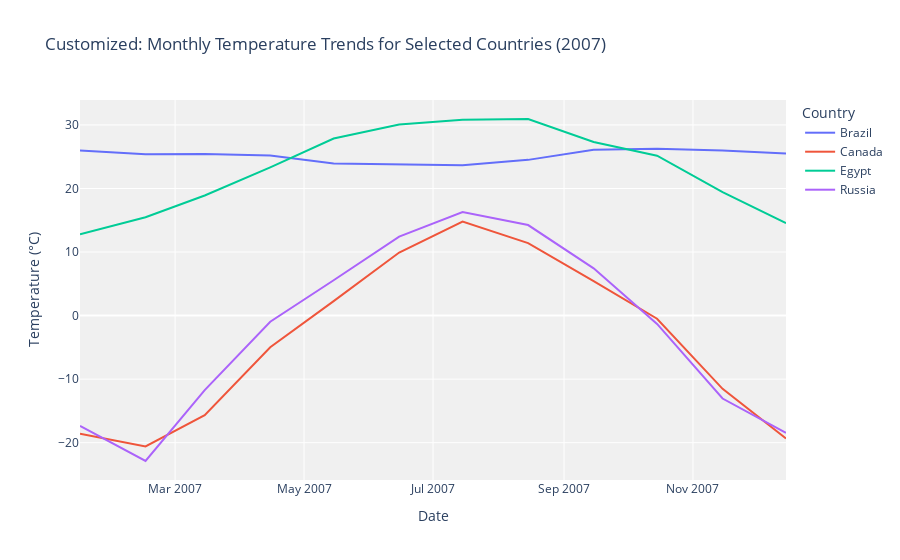

Notebook code for this chart:
### Code cell
# Compare monthly temperature trends for selected countries in 2007
selected_countries = ['Canada', 'Brazil', 'Egypt', 'Russia']
df_selected = df_2007[df_2007['Entity'].isin(selected_countries)]
fig = px.line(df_selected, x='Day', y='Monthly average',
              color='Entity',
              title='Customized: Monthly Temperature Trends for Selected Countries (2007)',
              labels={'Monthly average': 'Temperature (°C)', 'Day': 'Date'})
fig.update_layout(legend_title_text='Country',
                  plot_bgcolor='rgba(240,240,240,0.95)')
fig.show()

### Figure 1 — Plotly figure (JSON) as saved in the notebook; plotly's stock layout.template omitted (floating-point values rounded to 4 significant figures)
{"data": [{"hovertemplate": "Entity=Brazil<br>Date=%{x}<br>Temperature (°C)=%{y}<extra></extra>", "legendgroup": "Brazil", "line": {"color": "#636efa", "dash": "solid"}, "marker": {"symbol": "circle"}, "mode": "lines", "name": "Brazil", "orientation": "v", "showlegend": true, "type": "scatter", "x": ["2007-01-15T00:00:00.000000000", "2007-02-15T00:00:00.000000000", "2007-03-15T00:00:00.000000000", "2007-04-15T00:00:00.000000000", "2007-05-15T00:00:00.000000000", "2007-06-15T00:00:00.000000000", "2007-07-15T00:00:00.000000000", "2007-08-15T00:00:00.000000000", "2007-09-15T00:00:00.000000000", "2007-10-15T00:00:00.000000000", "2007-11-15T00:00:00.000000000", "2007-12-15T00:00:00.000000000"], "xaxis": "x", "y": [25.97, 25.39, 25.43, 25.18, 23.94, 23.77, 23.66, 24.5, 26.08, 26.24, 25.97, 25.49], "yaxis": "y"}, {"hovertemplate": "Entity=Canada<br>Date=%{x}<br>Temperature (°C)=%{y}<extra></extra>", "legendgroup": "Canada", "line": {"color": "#EF553B", "dash": "solid"}, "marker": {"symbol": "circle"}, "mode": "lines", "name": "Canada", "orientation": "v", "showlegend": true, "type": "scatter", "x": ["2007-01-15T00:00:00.000000000", "2007-02-15T00:00:00.000000000", "2007-03-15T00:00:00.000000000", "2007-04-15T00:00:00.000000000", "2007-05-15T00:00:00.000000000", "2007-06-15T00:00:00.000000000", "2007-07-15T00:00:00.000000000", "2007-08-15T00:00:00.000000000", "2007-09-15T00:00:00.000000000", "2007-10-15T00:00:00.000000000", "2007-11-15T00:00:00.000000000", "2007-12-15T00:00:00.000000000"], "xaxis": "x", "y": [-18.61, -20.59, -15.67, -4.99, 2.282, 9.917, 14.79, 11.4, 5.441, -0.4912, -11.53, -19.32], "yaxis": "y"}, {"hovertemplate": "Entity=Egypt<br>Date=%{x}<br>Temperature (°C)=%{y}<extra></extra>", "legendgroup": "Egypt", "line": {"color": "#00cc96", "dash": "solid"}, "marker": {"symbol": "circle"}, "mode": "lines", "name": "Egypt", "orientation": "v", "showlegend": true, "type": "scatter", "x": ["2007-01-15T00:00:00.000000000", "2007-02-15T00:00:00.000000000", "2007-03-15T00:00:00.000000000", "2007-04-15T00:00:00.000000000", "2007-05-15T00:00:00.000000000", "2007-06-15T00:00:00.000000000", "2007-07-15T00:00:00.000000000", "2007-08-15T00:00:00.000000000", "2007-09-15T00:00:00.000000000", "2007-10-15T00:00:00.000000000", "2007-11-15T00:00:00.000000000", "2007-12-15T00:00:00.000000000"], "xaxis": "x", "y": [12.79, 15.48, 18.89, 23.32, 27.85, 30.05, 30.79, 30.93, 27.32, 25.15, 19.43, 14.54], "yaxis": "y"}, {"hovertemplate": "Entity=Russia<br>Date=%{x}<br>Temperature (°C)=%{y}<extra></extra>", "legendgroup": "Russia", "line": {"color": "#ab63fa", "dash": "solid"}, "marker": {"symbol": "circle"}, "mode": "lines", "name": "Russia", "orientation": "v", "showlegend": true, "type": "scatter", "x": ["2007-01-15T00:00:00.000000000", "2007-02-15T00:00:00.000000000", "2007-03-15T00:00:00.000000000", "2007-04-15T00:00:00.000000000", "2007-05-15T00:00:00.000000000", "2007-06-15T00:00:00.000000000", "2007-07-15T00:00:00.000000000", "2007-08-15T00:00:00.000000000", "2007-09-15T00:00:00.000000000", "2007-10-15T00:00:00.000000000", "2007-11-15T00:00:00.000000000", "2007-12-15T00:00:00.000000000"], "xaxis": "x", "y": [-17.35, -22.88, -11.73, -0.9743, 5.563, 12.42, 16.29, 14.24, 7.433, -1.31, -13.05, -18.44], "yaxis": "y"}], "layout": {"legend": {"title": {"text": "Country"}, "tracegroupgap": 0}, "plot_bgcolor": "rgba(240,240,240,0.95)", "title": {"text": "Customized: Monthly Temperature Trends for Selected Countries (2007)"}, "xaxis": {"anchor": "y", "domain": [0, 1], "title": {"text": "Date"}}, "yaxis": {"anchor": "x", "domain": [0, 1], "title": {"text": "Temperature (°C)"}}}}
